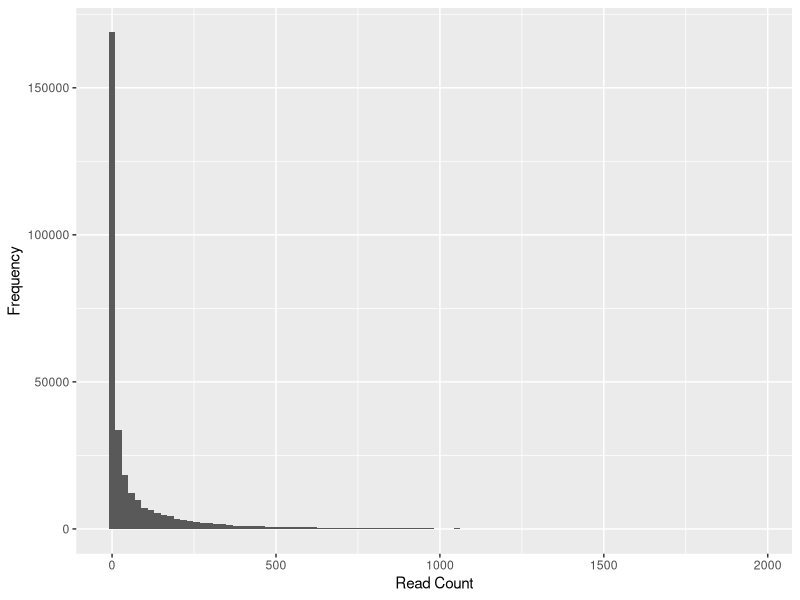
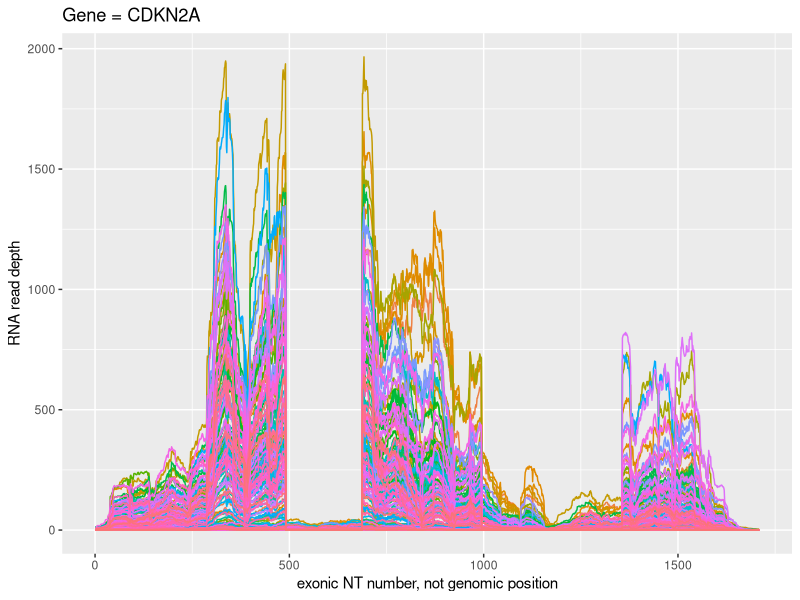
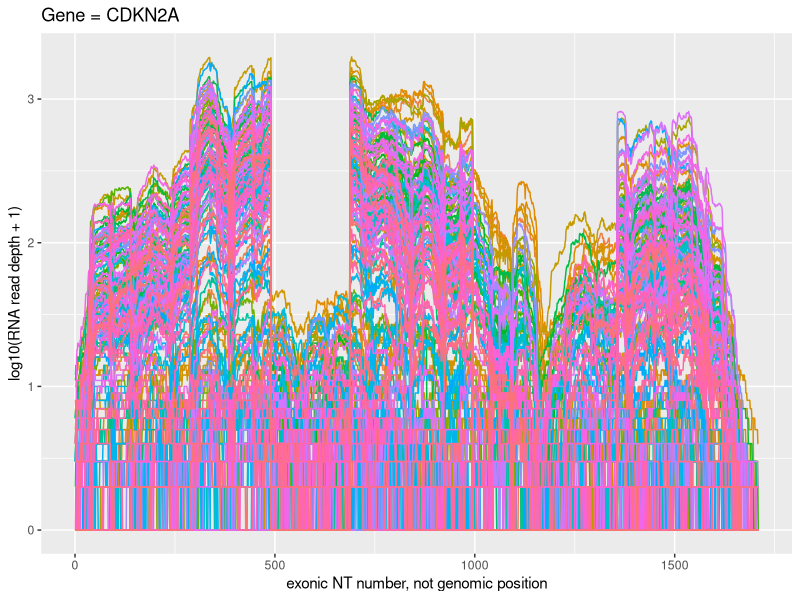

These charts were generated, in order, by the following R code:
## ---- chunk 1
knitr::opts_chunk$set(echo = TRUE)
## ---- chunk 2
library(tidyverse)
## ---- chunk 3
CDKN2A_df <- read.csv("../DerivedData/LungCancer2011CDKN2A.csv",
                      header = TRUE) %>%
  as_tibble
## ---- chunk 4
dim(CDKN2A_df)
## ---- chunk 5
CDKN2A_df[1:5, 1:5]
## ---- chunk 6
cnames <- names(CDKN2A_df)[-1]
cnames[1:5]
## ---- chunk 7
names(CDKN2A_df)[-1] = paste0("Case", 1:(ncol(CDKN2A_df) - 1))
head(CDKN2A_df)
## ---- chunk 8
CDKN2A_df[1:5,1]
## ---- chunk 9
range(CDKN2A_df$Genomic.Coords)
## ---- chunk 10
CDKN2A_df <- CDKN2A_df %>%
  mutate(NT.Number = 1:nrow(CDKN2A_df)) %>%
  select(Genomic.Coords, NT.Number, starts_with("Case"))
CDKN2A_df[1:5,1:5]
## ---- chunk 11
x <- CDKN2A_df %>%
  select(-Genomic.Coords, -NT.Number) %>%
  as_vector %>%
  as.integer 
data.frame(x = x) %>%
  ggplot(aes(x = x)) +
    geom_histogram(bins = 100) +
  labs(x = "Read Count",
       y = "Frequency")

## ---- chunk 12
table(x)[1:10]
## ---- chunk 13
long_df <- CDKN2A_df %>%
  pivot_longer(starts_with("Case"),
               names_to = "Case",
               values_to = "Count")
head(long_df)
## ---- chunk 14
long_df %>%
  ggplot(aes(x= NT.Number, y = Count, group = Case)) +
           geom_line(aes(color = Case)) +
  theme(legend.position = "none") +
  labs(x = "exonic NT number, not genomic position",
       y = "RNA read depth",
       title = "Gene = CDKN2A")
  
## ---- chunk 15
long_df %>%
  ggplot(aes(x= NT.Number, y = log10(Count+1), group = Case)) +
           geom_line(aes(color = Case)) +
  theme(legend.position = "none") +
  labs(x = "exonic NT number, not genomic position",
       y = "log10(RNA read depth + 1)",
       title = "Gene = CDKN2A")
  
